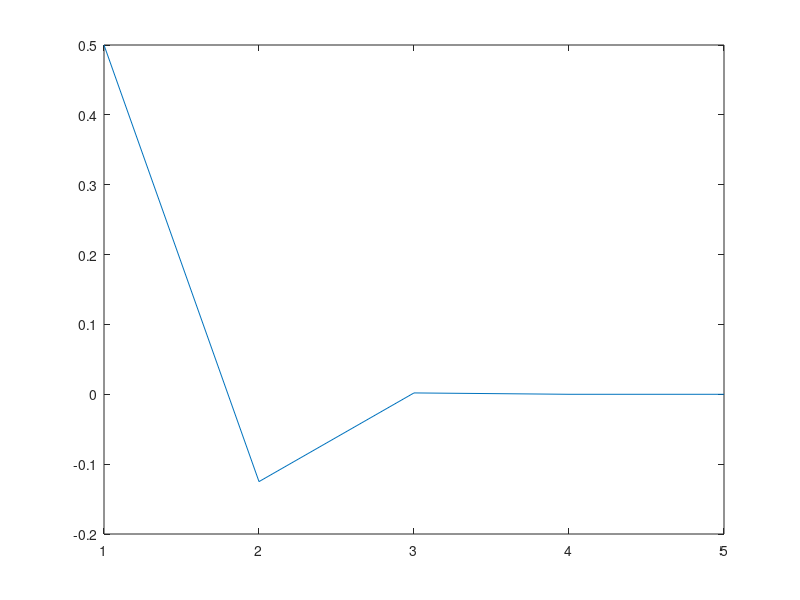
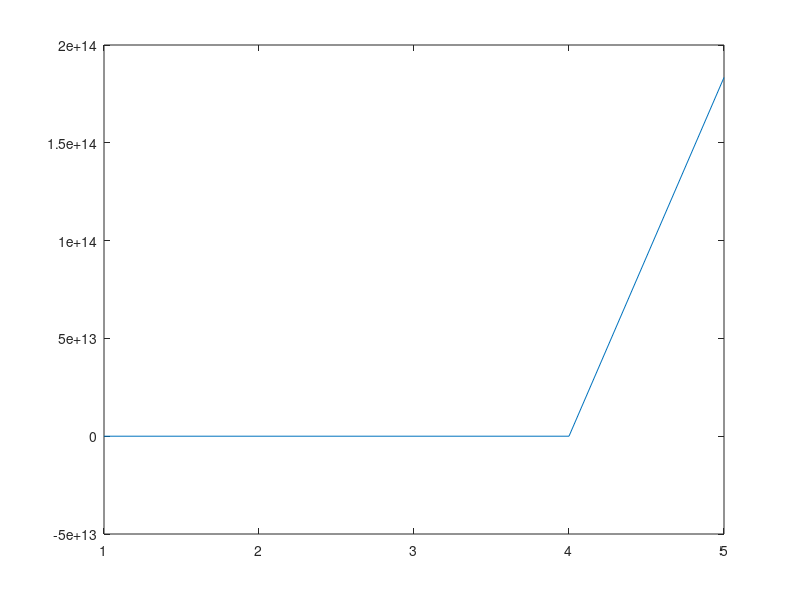

Reproduce these figures in MATLAB, in order.
function [answer] = hw3_q1()

    len = 5;

    % Newton's method with x0 = 0.5
    newton1 = zeros(1,len);
    newton1(1) = 0.5;
    for i=2:length(newton1)
        newton1(i) = step(newton1(i-1));
    end
    
    plot(1:length(newton1), newton1)
    
    % Newton's method with x0 = 1.5
    newton2 = zeros(1,len);
    newton2(1) = 1.5;
    for i=2:length(newton2)
        newton2(i) = step(newton2(i-1));
    end
    
    figure
    plot(1:length(newton2), newton2)
    answer = newton2;
end

% our chosen function
function [answer] = f(x)
    answer = x / sqrt(1+x^2);
end

% the derivative of our chosen function
function [answer] = fPrime(x)
    answer = 1 / (1+x^2)^(3/2);
end

% one iteration of Newton's method
function [answer] = step(x)
    answer = x - f(x)/fPrime(x);
end